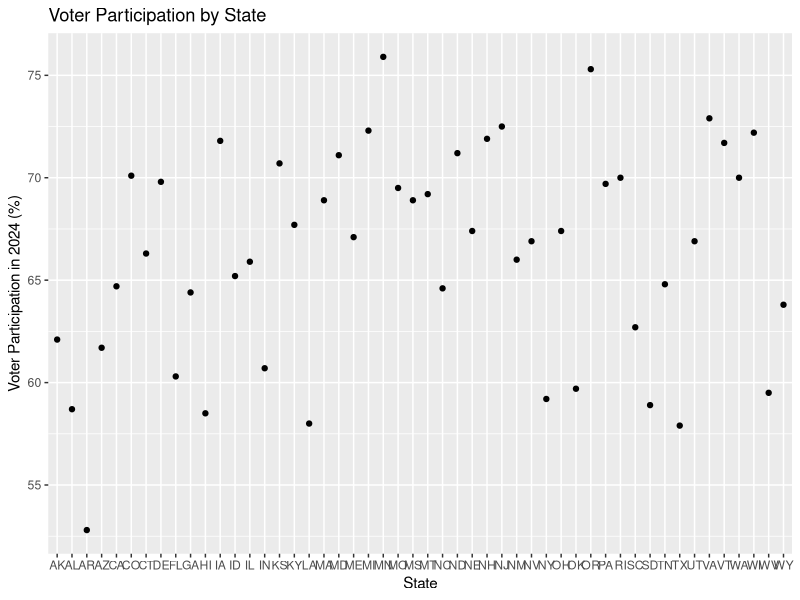
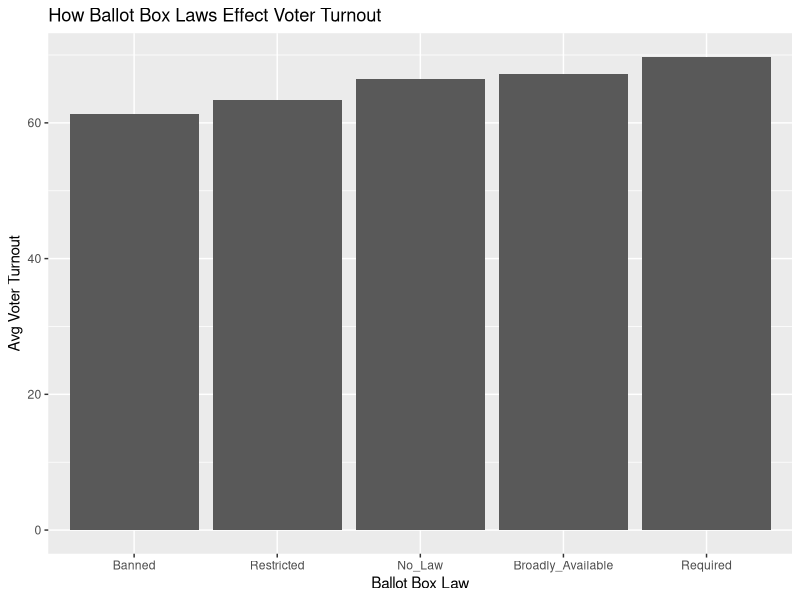

Reproduce these figures in R, in order.
## ---- chunk 1
library(tidyverse)
## ---- chunk 2
ballot <- read.table(text = "
State Ballot_Box_Law Voter_Participation_2024
AL No_Law 58.7
AK No_Law 62.1
AZ Broadly_Available 61.7
AR Banned 52.8
CA Required 64.7
CO Required 70.1
CT Broadly_Available 66.3
DE Broadly_Available 69.8
FL Restricted 60.3
GA Restricted 64.4
HI Broadly_Available 58.5
ID Broadly_Available 65.2
IL Broadly_Available 65.9
IN Restricted 60.7
IA Restricted 71.8
KS No_Law 70.7
KY Required 67.7
LA Restricted 58.0
ME Broadly_Available 67.1
MD Required 71.1
MA Broadly_Available 68.9
MI Required 72.3
MN Broadly_Available 75.9
MS Banned 68.9
MO Banned 69.5
MT No_Law 69.2
NE Broadly_Available 67.4
NV Required 66.9
NH No_Law 71.9
NJ Required 72.5
NM Required 66.0
NY Broadly_Available 59.2
NC Restricted 64.6
ND Broadly_Available 71.2
OH Restricted 67.4
OK Banned 59.7
OR Required 75.3
PA Broadly_Available 69.7
RI Required 70.0
SC Restricted 62.7
SD Banned 58.9
TN Restricted 64.8
TX Banned 57.9
UT Required 66.9
VT Broadly_Available 71.7
VA Required 72.9
WA Required 70.0
WV Restricted 59.5
WI Broadly_Available 72.2
WY Broadly_Available 63.8
", header = TRUE) 
glimpse(ballot)
## ---- chunk 3
ggplot(ballot, aes(x = State,
                   y = Voter_Participation_2024)) +
  geom_point() +
  labs(title = "Voter Participation by State",
       x = "State",
       y = "Voter Participation in 2024 (%)"
  )
## ---- chunk 4
ballot_summary <- ballot |>
  group_by(Ballot_Box_Law) |>
  summarize(
    avg_turnout = mean(Voter_Participation_2024, na.rm = TRUE),
    .groups = "drop"
  )

ballot_summary

## ---- chunk 5
Ballot_Plot <- ballot_summary |>
  ggplot(mapping = aes(x = fct_reorder(Ballot_Box_Law, avg_turnout),
                       y = avg_turnout)) +
  geom_bar(stat = "identity") +
  labs(x = "Ballot Box Law",
       y = "Avg Voter Turnout",
       title = "How Ballot Box Laws Effect Voter Turnout")
Ballot_Plot
## ---- chunk 6
ballot_summary_table <- ballot_summary |>
  rename("Ballot Box Availability" = Ballot_Box_Law,
         "Average Voter Turnout" = avg_turnout)

knitr::kable(ballot_summary_table, digits = 2)
## ---- chunk 7
fit <- lm(Voter_Participation_2024 ~ Ballot_Box_Law, data = ballot)
fit

summary(fit)

library(broom)
tidy(fit)
